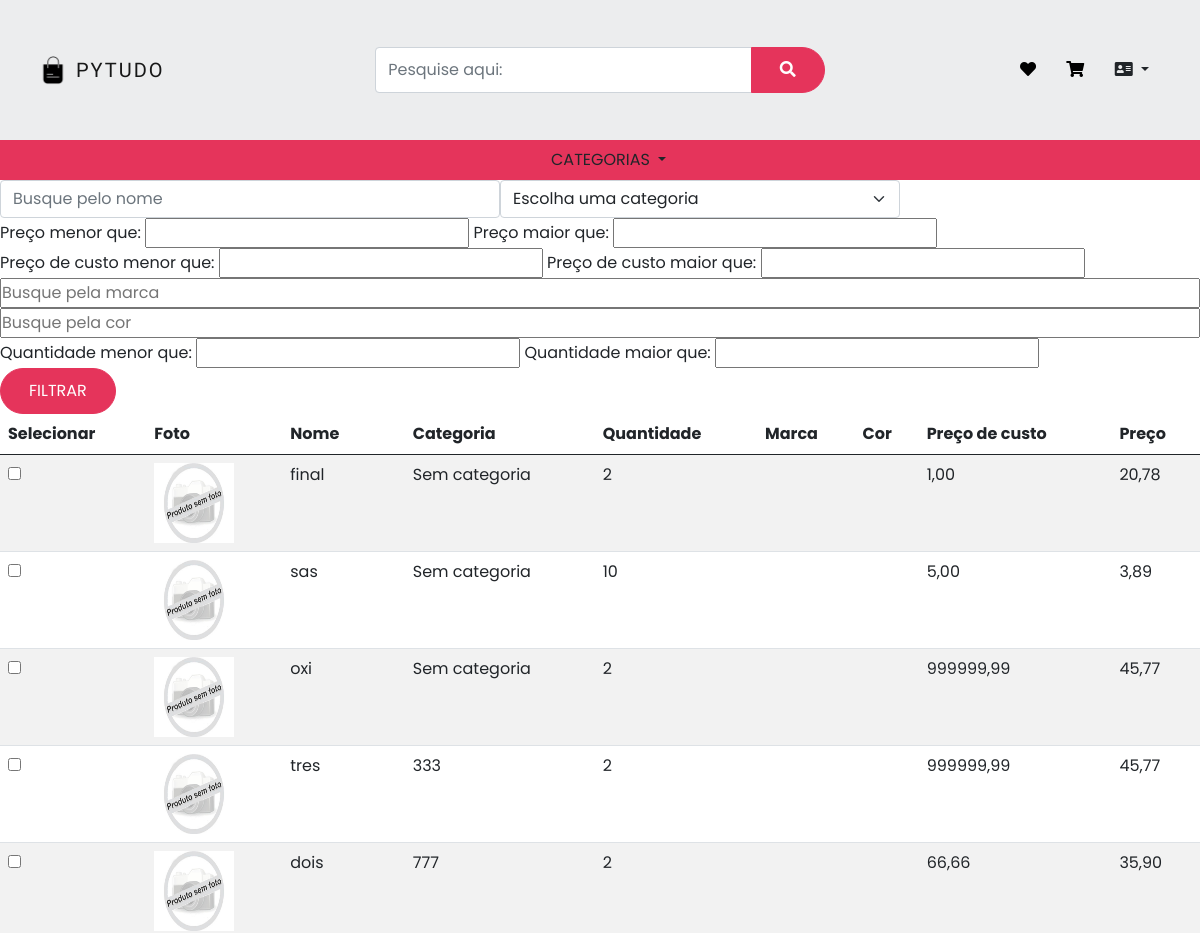
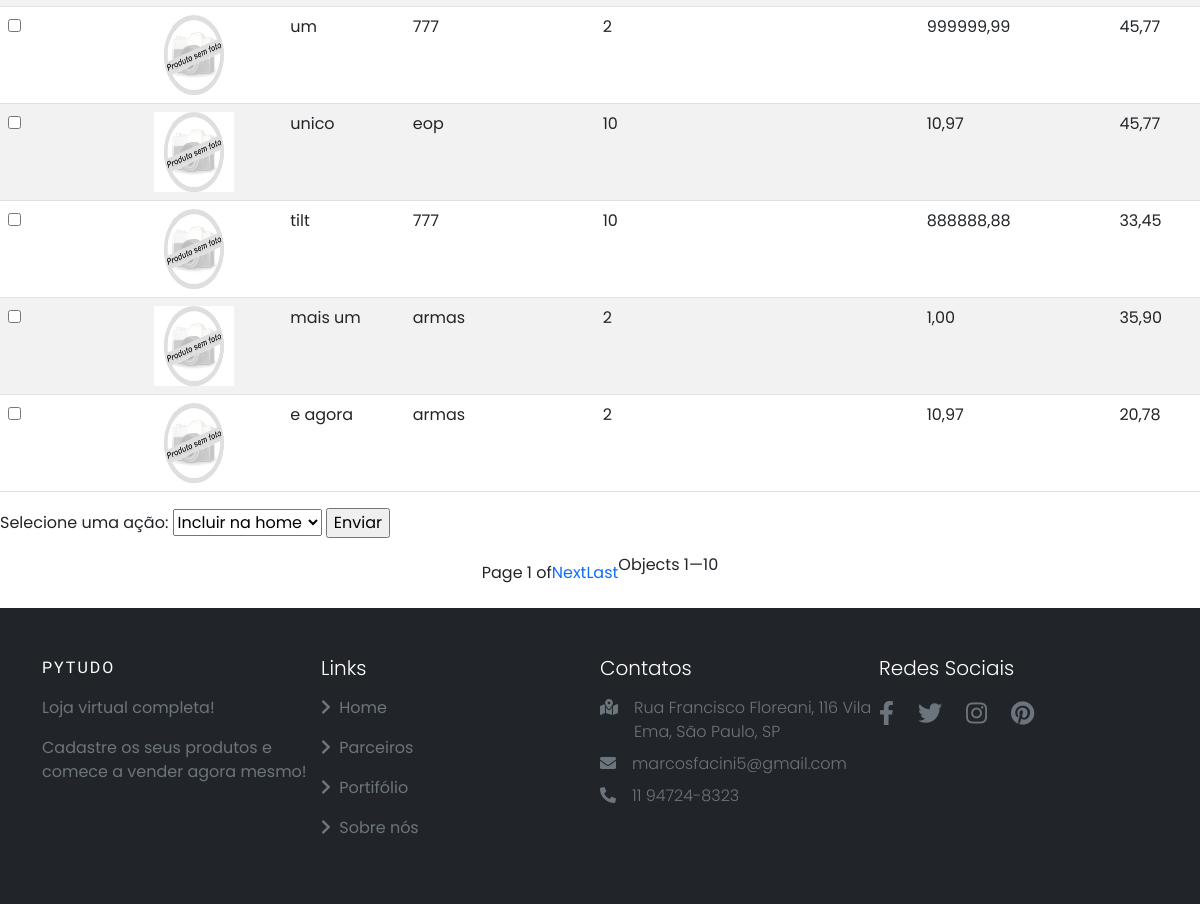
/gestao/produtos_home/, run on an earlier commit of the app's database (2 pictures, top to bottom).
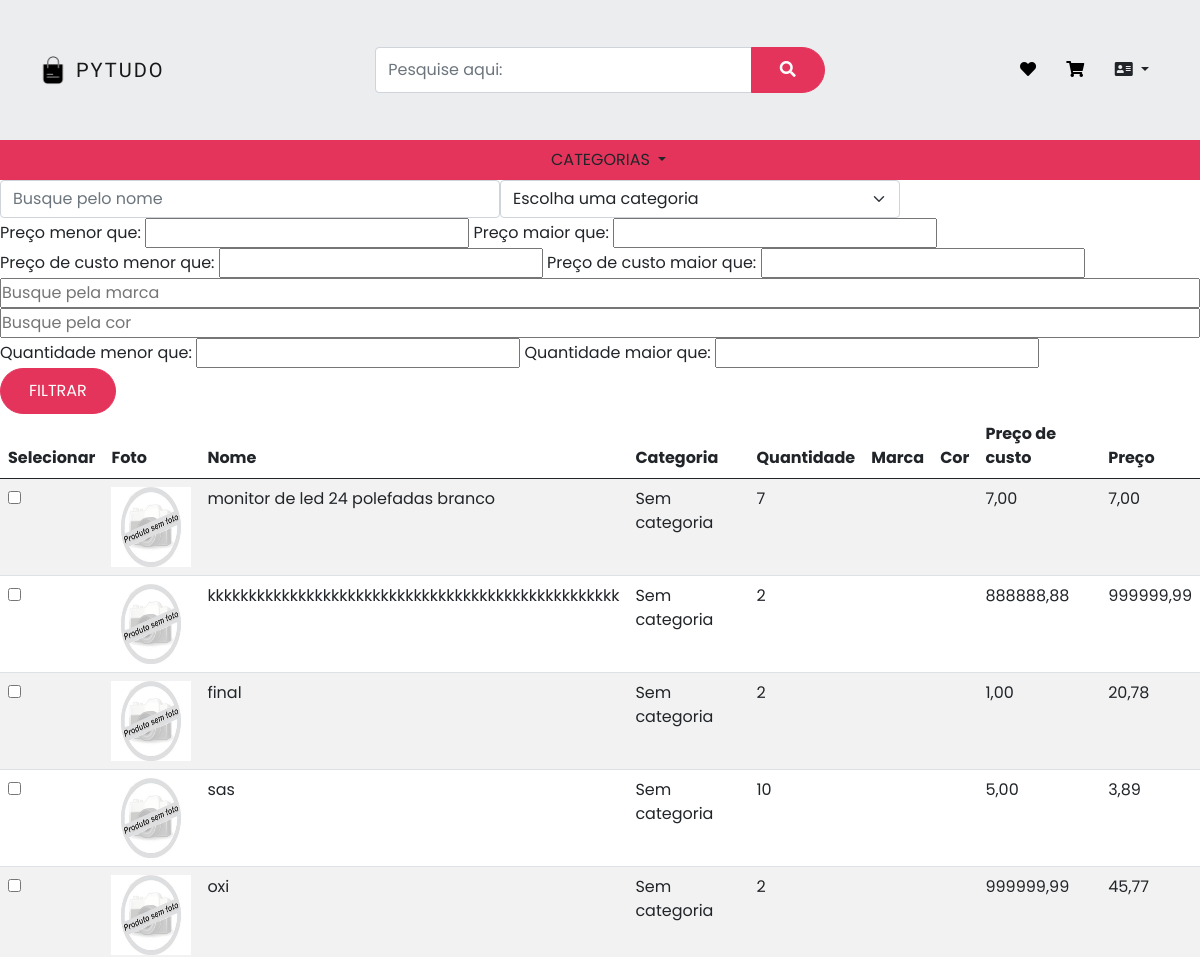
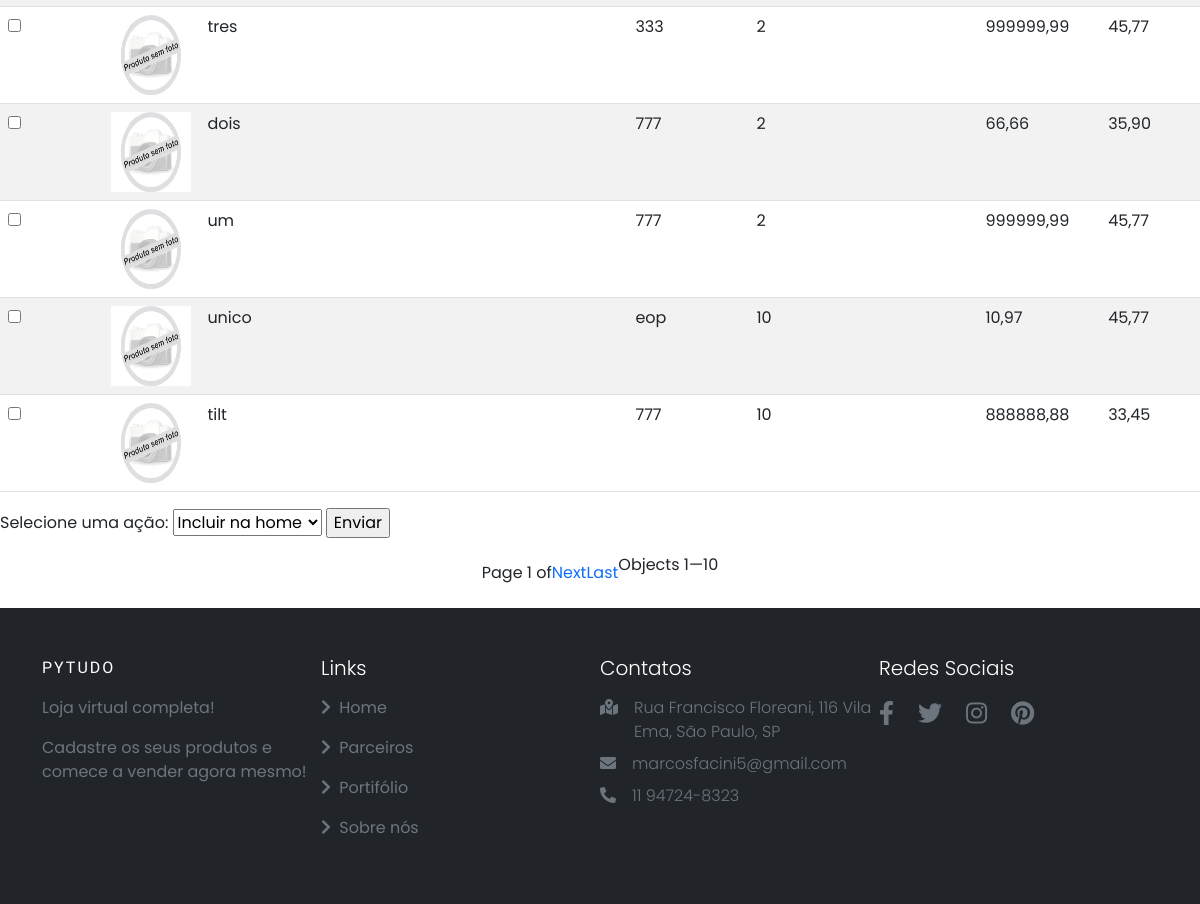
And on a later commit of the database (2 pictures, top to bottom).
### produtos/models.py (models this page shows, shortened)
class Produtos(models.Model):
    nome = models.CharField(max_length=50)
    descricao = models.TextField()
    preco_de_custo = models.DecimalField(max_digits=8, decimal_places=2)
    preco = models.DecimalField(max_digits=8, decimal_places=2)
    categoria = models.ForeignKey(Categoria, blank=True, null=True, on_delete=models.SET_NULL)
    marca = models.CharField(max_length=50, blank=True, null=True)
    cor = models.CharField(max_length=30, blank=True, null=True)
    quantidade = models.IntegerField()
    data_cadastro = models.DateTimeField(auto_now_add=True)
    data_atualizacao = models.DateTimeField(auto_now=True, null=True)
    imagem_principal = models.ImageField(upload_to ='produtos/', blank=True, null=True)
    especificacao = RichTextUploadingField(blank=True, null=True)

class Categoria(models.Model):
    nome = models.CharField(max_length=40)
    def __str__(self):
        return self.nome

### gestao/views.py (the view)
# urls.py: path('produtos_home/', views.produtos_home, name='produtos_home'),
def produtos_home(request):
    produtos = Produtos.objects.all()
    categorias = Categoria.objects.all()
    nome_filtrar = request.GET.get('nome')
    if nome_filtrar:
        produtos = produtos.filter(nome__icontains=nome_filtrar)
    categoria_filtrar = request.GET.get('categoria')
    if categoria_filtrar:
        produtos = produtos.filter(categoria_id=categoria_filtrar)
    preco_menor_filtrar = request.GET.get('preco_menor_filtrar')
    if preco_menor_filtrar:
        preco_menor_filtrar_decimal = Decimal(preco_menor_filtrar.replace(',','.'))
        produtos = produtos.filter(preco__lt=preco_menor_filtrar_decimal)
    preco_maior_filtrar = request.GET.get('preco_maior_filtrar')
    if preco_maior_filtrar:
        preco_maior_filtrar_decimal = Decimal(preco_maior_filtrar.replace(',','.'))
        produtos = produtos.filter(preco__gt=preco_maior_filtrar_decimal)
    preco_de_custo_menor_filtrar = request.GET.get('preco_de_custo_menor_filtrar')
    if preco_de_custo_menor_filtrar:
        preco_de_custo_menor_filtrar_decimal = Decimal(preco_de_custo_menor_filtrar.replace(',','.'))
        produtos = produtos.filter(preco_de_custo__lt=preco_de_custo_menor_filtrar_decimal)
    preco_de_custo_maior_filtrar = request.GET.get('preco_de_custo_maior_filtrar')
    if preco_de_custo_maior_filtrar:
        preco_de_custo_maior_filtrar_decimal = Decimal(preco_de_custo_maior_filtrar.replace(',','.'))
        produtos = produtos.filter(preco_de_custo__gt=preco_de_custo_maior_filtrar_decimal)
    marca_filtar = request.GET.get('marca')
    if marca_filtar:
        produtos = produtos.filter(marca__icontains=marca_filtar)
    cor_filtar = request.GET.get('cor')
    if cor_filtar:
        produtos = produtos.filter(cor__icontains=cor_filtar)
    quantidade_menor_filtrar = request.GET.get('quantidade_menor_filtrar')
    if quantidade_menor_filtrar:
        produtos = produtos.filter(quantidade__lt=quantidade_menor_filtrar)
    quantidade_maior_filtrar = request.GET.get('quantidade_maior_filtrar')
    if quantidade_maior_filtrar:
        produtos = produtos.filter(quantidade__gt=quantidade_maior_filtrar)
    produtos_ordenados = produtos.order_by('-id')
    paginacao = Paginator(produtos_ordenados, 10)
    page = request.GET.get('page')
    produtos_paginados = paginacao.get_page(page)
    return render(request, 'produtos_home.html', {'produtos_paginados': produtos_paginados,
                                                  'categorias': categorias})

### produtos/templatetags/filtros.py (called while the page is built)
@register.simple_tag(takes_context=True)
def param_replace(context, **kwargs):
    d = context['request'].GET.copy()
    for k, v in kwargs.items():
        d[k] = v
    for k in [k for k, v in d.items() if not v]:
        del d[k]
    return d.urlencode()

### gestao/templates/produtos_home.html (shortened to what the changed rows need)
{% extends 'base.html' %}
{% load static %}
{% load filtros %}
{% block 'head' %}
    <link href="{% static 'produtos/css/listar_produtos.css' %}" rel="stylesheet">
{% endblock %}
{% block 'body' %}
<form action="{% url 'exibicao_home' %}" method="POST"> {% csrf_token %}
    <table class="table table-striped">
        <thead>
          <tr>
            <th scope="col">Selecionar</th>
            <th scope="col">Foto</th>
            <th scope="col">Nome</th>
            <th scope="col">Categoria</th>
            <th scope="col">Quantidade</th>
            <th scope="col">Marca</th>
            <th scope="col">Cor</th>
            <th scope="col">Preço de custo</th>
            <th scope="col">Preço</th>
          </tr>
        </thead>
        <tbody>
            {% for produto in produtos_paginados %}
                <tr>
                    <td><input type="checkbox" name="selecionados[]" value="{{ produto.id }}"></td>
                    <td><a href="{% url 'detalhes_produto' produto.id %}">
                            {% if produto.imagem_principal %}
                                <img src="{{produto.imagem_principal.url}}" width="80" height="80"></td>
                            {% else %}
                                <img src="{% static 'produtos\img\sem foto.jpg' %}" width="80" height="80"></td>
                            {% endif %}
                    <td>{{ produto.nome}}</td>
                    {% if produto.categoria %}
                        <td>{{ produto.categoria}}</td>
                    {% else %}
                        <td>Sem categoria </td>
                    {% endif %}
                    <td>{{ produto.quantidade}}</td>
                    <td>{{ produto.marca}}</td>
                    <td>{{ produto.cor}}</td>
                    <td>{{ produto.preco_de_custo}}</td>
                    <td>{{ produto.preco}}</td>
                </tr>
            {% endfor %}
        </tbody>
    </table>
    </form>
{% endblock %}

What changed in the data, as far as the page shows it:
no longer on this page (row unchanged): Produtos: nome "mais um", categoria "armas", quantidade "2", preco_de_custo "1,00", preco "35,90"
no longer on this page (row unchanged): Produtos: nome "e agora", categoria "armas", quantidade "2", preco_de_custo "10,97", preco "20,78"
added Produtos: nome "monitor de led 24 polefadas branco", shows "Sem categoria", quantidade "7", preco_de_custo "7,00", preco "7,00"
added Produtos: nome "kkkkkkkkkkkkkkkkkkkkkkkkkkkkkkkkkkkkkkkkkkkkkkkkkk", shows "Sem categoria", quantidade "2", preco_de_custo "888888,88", preco "999999,99"
